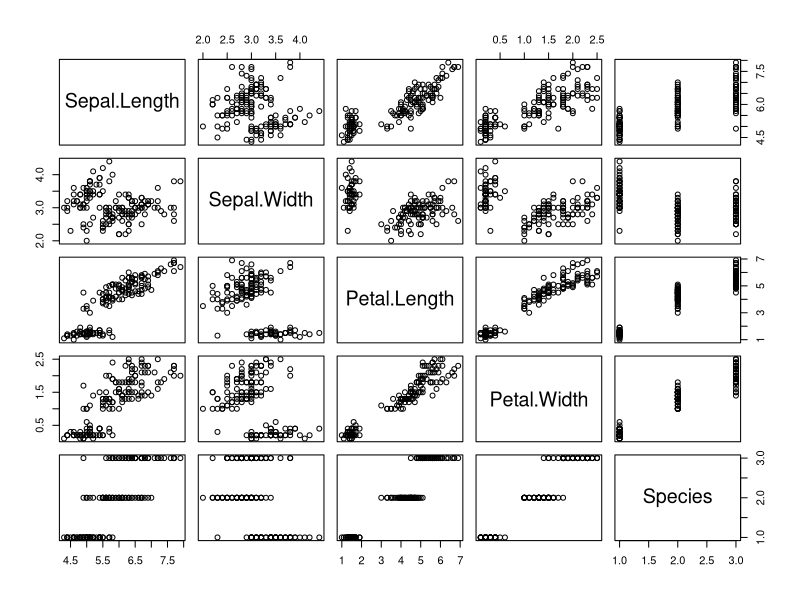
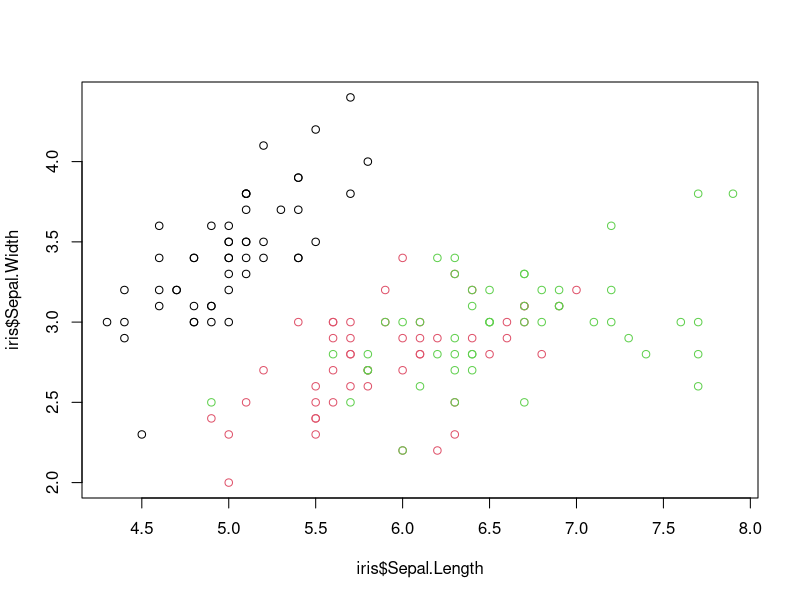
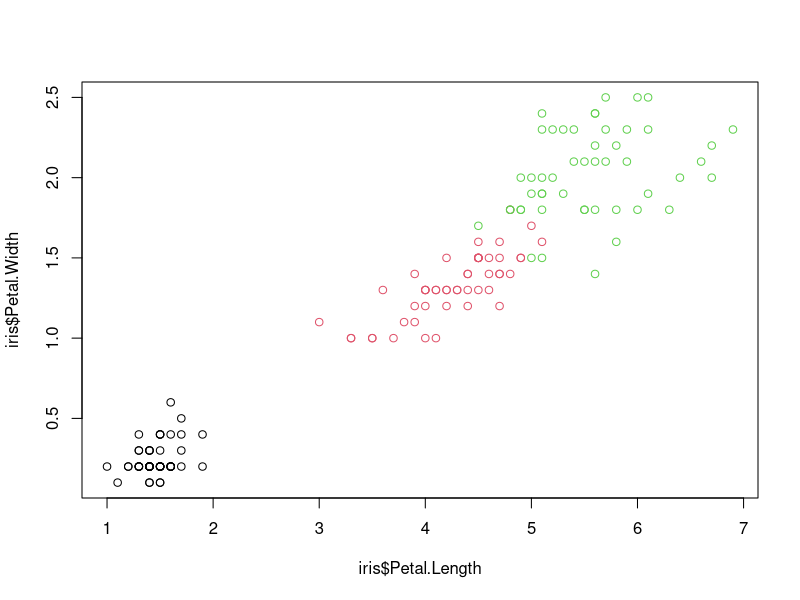
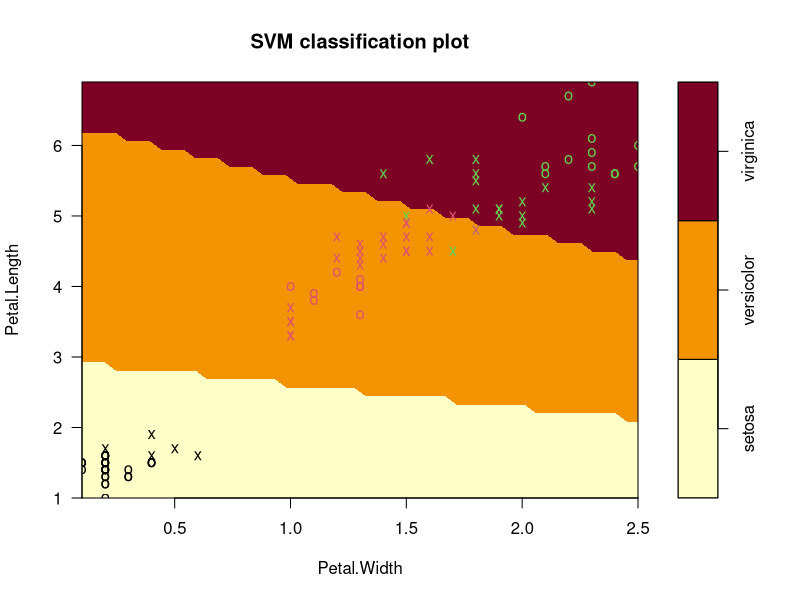
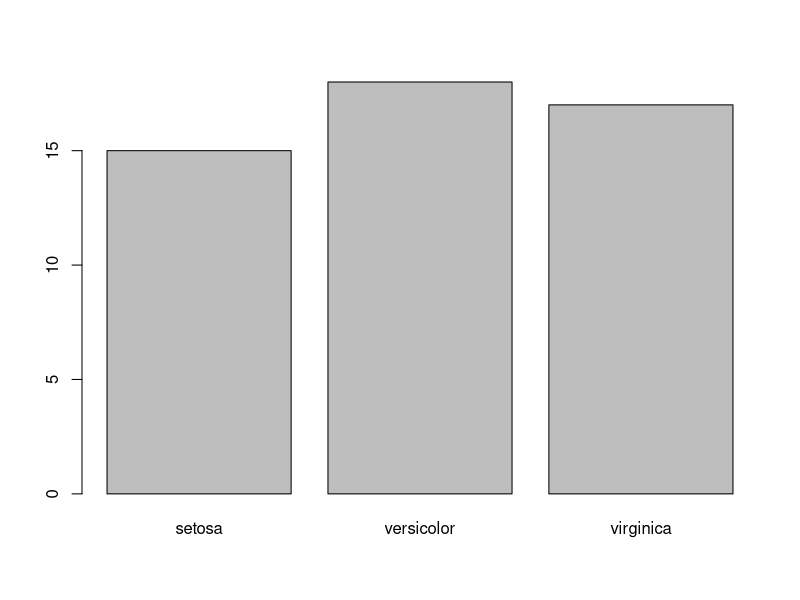

These figures' R source, in order:
library("e1071")
plot(iris)

plot(iris$Sepal.Length, iris$Sepal.Width, col=iris$Species)
plot(iris$Petal.Length, iris$Petal.Width, col=iris$Species)


s<-sample(150, 100)
col<-c("Petal.Length", "Petal.Width", "Species")
iris_train<-iris[s,col]
iris_test<-iris[-s,col]


svmfit <- svm(Species ~., data = iris_train, kernel = "linear", cost = .1, scale = FALSE)
print(svmfit)
plot(svmfit, iris_train[,col])

tuned <- tune(svm, Species ~., data = iris_train, kernel = "linear", ranges = list(cost=c(0.001,0.01,.1,1,10,100)))
# Will show the optimal cost parameter
summary(tuned)

p <- predict(svmfit, iris_test[,col], type="class")
plot(p)

table(p, iris_test[,3])
mean(p== iris_test[,3])



